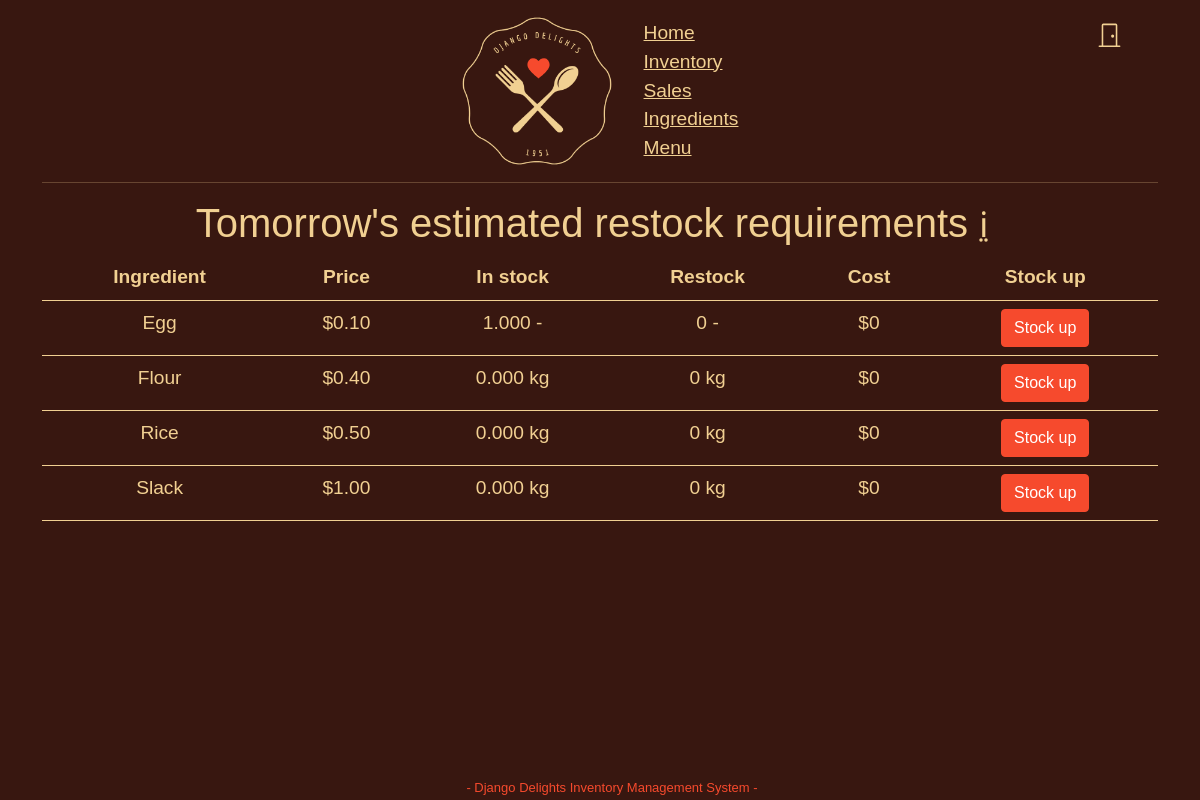
Before: /inventory/restock/ (signed in) with the older database file.
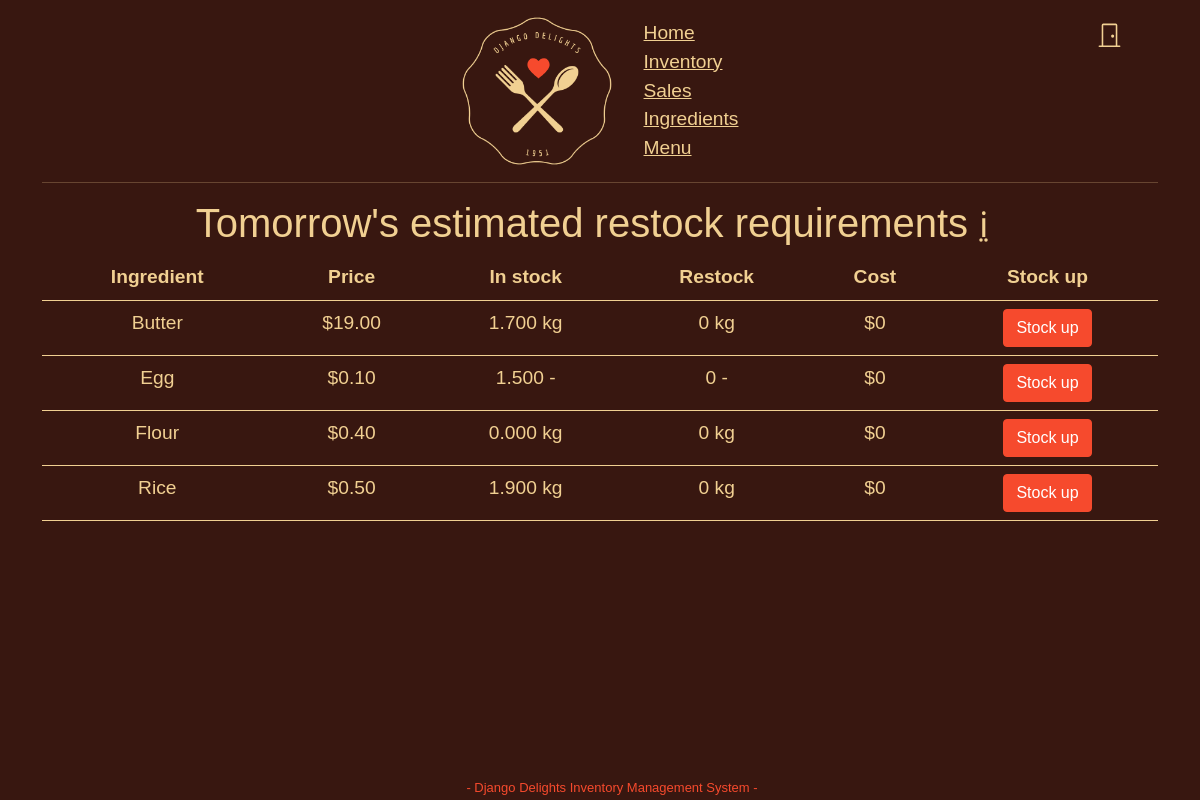
After: the same page with the newer database file.
### inventory/models.py (models this page shows, shortened)
class Ingredient(models.Model):
    name = models.CharField(blank=False, max_length=50, unique=True)
    class Unit(models.TextChoices):
        KILOGRAMS = 'kg', _('kilograms')
        GRAMS = 'g', _('grams')
        LITRES = 'l', _('litres')
        MILLILITRES = 'ml', _('millilitres')
        OUNCES = 'oz', _('ounces')
        POUNDS = 'lb', _('pounds')
        GALLONS = 'gal', _('gallons')
        PACKETS = 'pkt', _('packets')
        UNITS = '-', _('units')
    unit = models.CharField(blank=False, max_length=3, choices=Unit.choices, default=Unit.UNITS)
    in_stock = models.FloatField(default=0)
    price = models.DecimalField(blank=False, max_digits=6, decimal_places=2, validators=[MinValueValidator(limit_value=0.01)])
    class Meta:
        ordering = ['name']

### inventory/views.py (the view)
# urls.py: path('inventory/restock/', views.Restock, name='restock'),
@login_required
def Restock(request):
    purchases = Purchase.objects.all()
    ingredients = Ingredient.objects.all()
    now = datetime.datetime.now()
    purchases24 = purchases.filter(time__gte=now-datetime.timedelta(days=1))
    purchases24_yesterday = purchases24.filter(time__lte=now-datetime.timedelta(hours=now.hour, minutes=now.minute))
    stocks = [i.in_stock for i in ingredients]
    indices = [i.pk for i in ingredients]
    for ingredient in ingredients:
        indices.append(ingredient.pk)
    for purchase in purchases24_yesterday:
        for requirement in purchase.menu_item.recipeRequirement.all():
            stocks[indices.index(requirement.ingredient.id)] -= requirement.amoount * purchase.amount
    stocks = [abs(a) for a in stocks]
    for purchase in purchases24:
        for requirement in purchase.menu_item.recipeRequirement.all():
            stocks[indices.index(requirement.ingredient.id)] -= requirement.amount * purchase.amount
    restocks = []
    costs = []
    restock = 0
    for i in range(len(stocks)):
        if stocks[i] < 0:
            astock = abs(stocks[i])
            restocks.append(astock)
            cost = abs(astock) * float(ingredients[i].price)
            restock += cost
            costs.append(round(cost, 2))
        else:
            restocks.append(0)
            costs.append(0)
    for i in range(len(restocks)):
        ingredients[i].restock = restocks[i]
        ingredients[i].cost = costs[i]
    ingredients = sorted(ingredients, key=lambda i:i.cost, reverse=True)
    return render(request, 'inventory/inventory/restock.html', {
        'restock': round(restock, 2),
        'restock_amounts': restocks,
        'ingredients': ingredients
    })

### inventory/templates/inventory/inventory/restock.html (shortened to what this page needs)
{% extends 'base.html' %}
{% block content %}
<h1>Tomorrow's estimated restock requirements <small class="information"><acronym title="Based on purchases in last 24 hours">&#8505;</acronym></small></h1>
<table class="table">
    <thead>
        <th>Ingredient</th>
        <th>Price</th>
        <th>In stock</th>
        <th>Restock</th>
        <th>Cost</th>
        <th>Stock up</th>
    </thead>
    <tbody>
        {% for ingredient in ingredients %}
            <tr>
                <td>{{ ingredient.name | capfirst }}</td>
                <td>${{ ingredient.price }}</td>
                <td>{{ ingredient.in_stock | floatformat:3 }} {{ ingredient.unit }}</td>
                <td>{{ ingredient.restock }} {{ ingredient.unit }}</td>
                <td>${{ ingredient.cost }}</td>
                <td><a href="{% url 'addinventory' ingredient.id %}"><button class="btn">Stock up</button></a></td>
            </tr>
        {% empty %}
        Guess you don't need to restock anything, you're ready for tomorrow!
        {% endfor %}
    </tbody>
</table>
{% endblock %}

### inventory/templates/base.html (shortened to what this page needs)
{% load static %}
<!DOCTYPE html>
<html lang="en">
<head>
    <link rel="stylesheet" href="{% static 'bootstrap.css' %}">
    <link rel="stylesheet" href="{% static 'style.css' %}">
</head>
<body class="container-lg">
    <header>
        <div class="logout">
            <a href="{% url 'logouttry' %}">
                <svg xmlns="http://www.w3.org/2000/svg" width="25" height="25" fill="currentColor" class="bi bi-door-closed" viewBox="0 0 16 16">
                    <path d="M3 2a1 1 0 0 1 1-1h8a1 1 0 0 1 1 1v13h1.5a.5.5 0 0 1 0 1h-13a.5.5 0 0 1 0-1H3V2zm1 13h8V2H4v13z"/>
                    <path d="M9 9a1 1 0 1 0 2 0 1 1 0 0 0-2 0z"/>
                  </svg>
            </a>
        </div>
        <nav>
            <a href="{% url 'home' %}">
                <img src="{% static 'logo.png' %}" width="150" alt="logo">
            </a>
            <ul>
                <li><a href="{% url 'home' %}">Home</a></li>
                <li><a href="{% url 'inventory' %}">Inventory</a></li>
                <li><a href="{% url 'purchases' %}">Sales</a></li>
                <li><a href="{% url 'ingredients' %}">Ingredients</a></li>
                <li><a href="{% url 'menu' %}">Menu</a></li>
            </ul>
        </nav>
    </header>
    <hr>
    <main>
        {% block content %}
        {% endblock %}
    </main>
    <footer>
        <span>- Django Delights Inventory Management System -</span>
    </footer>
</body>
</html>

### inventory/static/style.css (style rules this page uses)
:root { --back: #381710; --golden: #f1d092; --heart: #f64a2d; }
body { background-color: var(--back); margin-top: 1rem; font-family: 'Zen Kureniado', sans-serif; position: relative; min-height: calc(100vh - 19px); font-size: 1.2rem; }
body * { color: var(--golden); }
nav { display: flex; flex-direction: row; align-items: center; }
nav ul { list-style-type: none; margin-bottom: 0; }
a { color: inherit; }
header { display: flex; justify-content: center; }
main { display: flex; flex-direction: column; align-items: center; padding-bottom: calc(19px + 1rem); }
footer { font-size: small; text-align: center; position: absolute; bottom: 0; width: 100%; height: 19px; }
footer span { color: var(--heart); }
h1 { margin-right: 1rem; text-align: center; }
.btn, .btn-primary, .btn-secondary { background-color: var(--heart); color: white; border-color: var(--heart); }
.table { border-color: var(--golden); text-align: center; }
.information { cursor: pointer; }
.logout { position: absolute; right: 3rem; top: 0.2rem; }

Changed rows visible on the page:
removed Ingredient: name "Slack", price "1.00", in_stock "0.000", unit "kg", restock "0", cost "0"
added Ingredient: name "Butter", price "19.00", in_stock "1.700", unit "kg", restock "0", cost "0"
changed Ingredient "Egg": in_stock "1.000" → "1.500"
changed Ingredient "Rice": in_stock "0.000" → "1.900"
